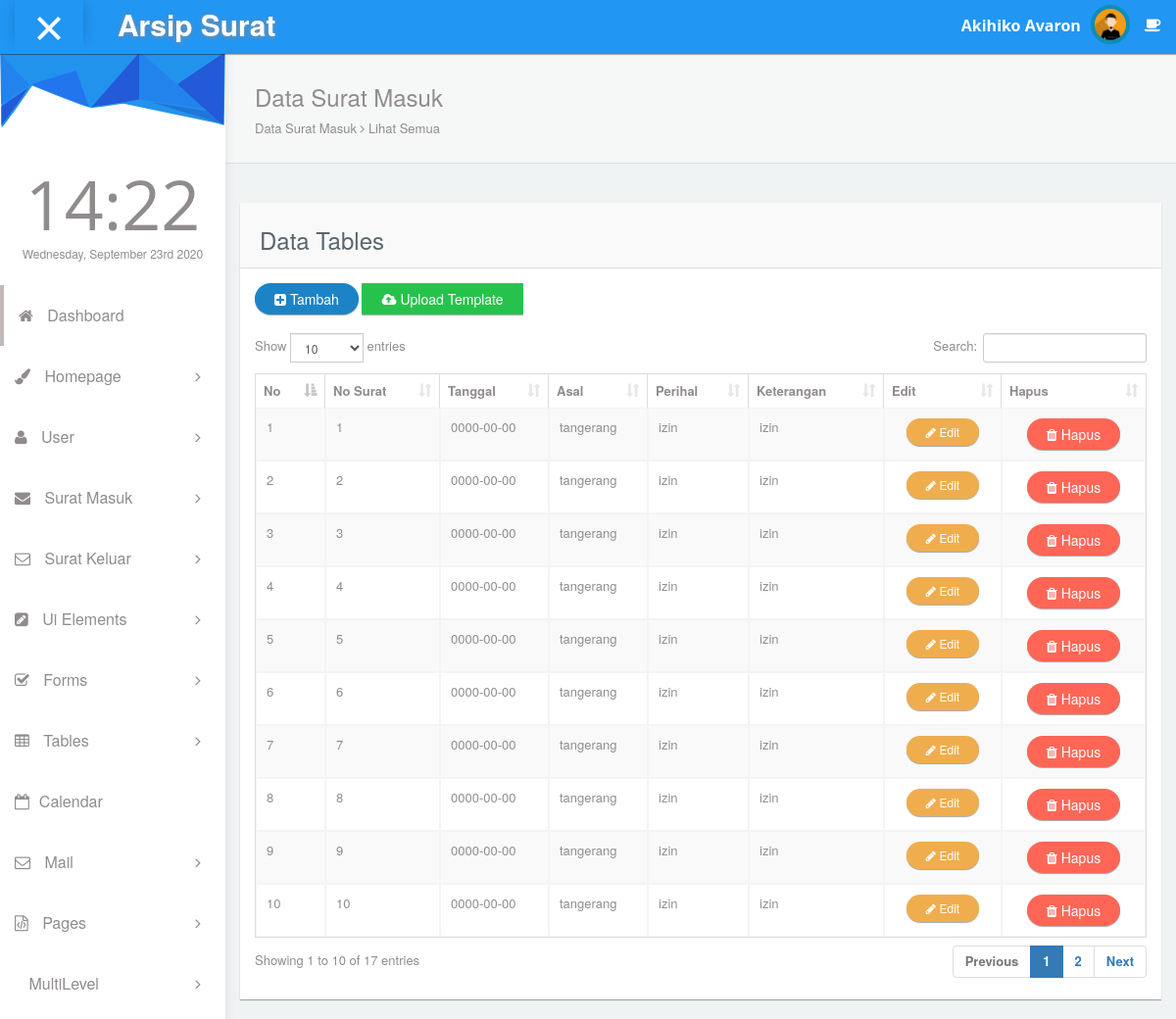
Screenshot of /list.surat.masuk.php with the database file from the repository.
### tables this page shows
CREATE TABLE `surat` (
  `id_surat` int(5) NOT NULL,
  `jenis` varchar(15) NOT NULL,
  `kode` varchar(10) DEFAULT NULL,
  `pengirim` varchar(20) DEFAULT NULL,
  `penerima` varchar(50) DEFAULT NULL,
  `asal` varchar(50) DEFAULT NULL,
  `keterangan` varchar(20) DEFAULT NULL,
  `kategori` varchar(10) NOT NULL,
  `tgl_terima` date DEFAULT NULL,
  `waktu_terima` varchar(13) DEFAULT NULL,
  `perihal` text,
  `nomor` varchar(10) DEFAULT NULL,
  `tgl_kirim` date DEFAULT NULL,
  `tgl_post` varchar(15) DEFAULT NULL,
  `waktu_post` varchar(13) DEFAULT NULL,
  `foto` varchar(100) DEFAULT NULL,
  `dokumen` varchar(100) NOT NULL
);

### list.surat.masuk.php (the view, shortened to what this page needs)
<!DOCTYPE html>
<html lang="en">
<head>
  <link rel="stylesheet" type="text/css" href="asset/css/bootstrap.min.css">
  <link rel="stylesheet" type="text/css" href="asset/css/plugins/font-awesome.min.css"/>
  <link rel="stylesheet" type="text/css" href="asset/css/plugins/datatables.bootstrap.min.css"/>
  <link rel="stylesheet" type="text/css" href="asset/css/plugins/animate.min.css"/>
  <link href="asset/css/style.css" rel="stylesheet">
    </head>
    <body id="mimin" class="dashboard">
      <nav class="navbar navbar-default header navbar-fixed-top">
        <div class="col-md-12 nav-wrapper">
          <div class="navbar-header" style="width:100%;">
            <div class="opener-left-menu is-open">
              <span class="bottom"></span>
            </div>
            <a href="index.php" class="navbar-brand">
             <b>Arsip Surat</b>
           </a>
           <ul class="nav navbar-nav navbar-right user-nav">
            <li class="user-name"><span>Akihiko Avaron</span></li>
            <li class="dropdown avatar-dropdown">
             <img src="asset/img/avatar.jpg" class="img-circle avatar" alt="user name" data-toggle="dropdown" aria-haspopup="true" aria-expanded="true"/>
          </li>
          <li ><a href="#" class="opener"><span class="fa fa-coffee"></span></a></li>
        </ul>
      </div>
    </div>
  </nav>
  <div class="container-fluid mimin-wrapper">
    <?php include 'page/side_menu.php';?>
        <div id="content">
         <div class="panel box-shadow-none content-header">
          <div class="panel-body">
            <div class="col-md-12">
              <h3 class="animated fadeInLeft">Data Surat Masuk</h3>
              <p class="animated fadeInDown">
                Data Surat Masuk <span class="fa-angle-right fa"></span> Lihat Semua
              </p>
            </div>
          </div>
        </div>
        <div class="col-md-12 top-20 padding-0">
          <div class="col-md-12">
            <div class="panel">
              <div class="panel-heading"><h3>Data Tables</h3></div>
              <div class="panel-body">
                <button data-toggle="modal" data-target="#exampleModalLabel" class="btn btn-primary btn-round" ><i class="fa fa-plus-square"></i> Tambah</button>
                    <button data-toggle="modal" data-target="#uploadfile" class="btn btn-success"><i class="fa fa-cloud-upload"></i> Upload Template</button>
                  <br>
                  <br>
                <div class="responsive-table">
                  <table id="datatables-example" class="table table-striped table-bordered" width="100%" cellspacing="0">
                    <thead>
                      <tr>
                    <th>No</th>
                    <th>No Surat</th>
                    <th>Tanggal</th>
                    <th>Asal</th>
                    <th>Perihal</th>
                    <th>Keterangan</th>
                    <th>Edit</th>
                    <th>Hapus</th>
                      </tr>
                    </thead>
                    <tbody>
                     <?php
                     include 'koneksi.php';
                     $no = 1;
                     $data = mysqli_query($koneksi,"SELECT * FROM surat where jenis ='surat-masuk'");
                     while($d = mysqli_fetch_array($data)){
                      ?>
                      <tr>
                     <td><?php echo $no++ ;?></td>
                      <td><?php echo $d['nomor']; ?></td>
                      <td><?php echo $d['tgl_terima']; ?></td>
                      <td><?php echo $d['asal']; ?></td>
                       <td><?php echo $d['perihal']; ?></td>
                        <td><?php echo $d['keterangan']; ?></td>
                          <td align="center"><a href="#" data-id="<?php echo $d['id_surat']; ?>"class="btn btn-round btn-detail btn-warning btn-sm"data-toggle="modal" data-target="#detailPesan"><i class="fa fa-pencil"></i> Edit</a></td>
                        <td align="center"><a onclick="if(confirm('Apakah anda yakin ingin menghapus data ini ?')){ location.href='crud/hapus_surat_masuk.php?id_surat=<?php echo $d['id_surat']; ?>' }" class="btn btn-round btn-danger"><i class="fa fa-trash"></i> Hapus</a></td>
                      <?php
                  }
                  ?>
                      </tr>
                    </tbody>
                </table>
              </div>
            </div>
          </div>
        </div>
      </div>
    </div>
 </div>
</body>
</html>

### page/side_menu.php (shortened to what this page needs)
<div id="left-menu">
    <div class="sub-left-menu scroll">
      <ul class="nav nav-list">
          <li><div class="left-bg"></div></li>
          <li class="time">
            <h1 class="animated fadeInLeft">21:00</h1>
            <p class="animated fadeInRight">Sat,October 1st 2029</p>
          </li>
          <li class="active ripple">
            <a href="index.php"><span class="fa-home fa"></span> Dashboard
            </a>
          </li>
          <li class="ripple">
            <a class="tree-toggle nav-header">
              <span class="fa fa-paint-brush"></span> Homepage
              <span class="fa-angle-right fa right-arrow text-right"></span>
            </a>
          </li>
          <li class="ripple">
            <a class="tree-toggle nav-header">
              <span class="fa fa-user"></span> User
              <span class="fa-angle-right fa right-arrow text-right"></span>
            </a>
          </li>
            <li class="ripple">
            <a class="tree-toggle nav-header">
              <span class="fa fa-envelope"></span> Surat Masuk
              <span class="fa-angle-right fa right-arrow text-right"></span>
            </a>
          </li>
               <li class="ripple">
            <a class="tree-toggle nav-header">
              <span class="fa fa-envelope-o"></span> Surat Keluar
              <span class="fa-angle-right fa right-arrow text-right"></span>
            </a>
          </li>
          <li class="ripple"><a class="tree-toggle nav-header">
          <span class="fa fa-pencil-square"></span> Ui Elements  <span class="fa-angle-right fa right-arrow text-right"></span> </a>
          </li>
          <li class="ripple"><a class="tree-toggle nav-header"><span class="fa fa-check-square-o"></span> Forms  <span class="fa-angle-right fa right-arrow text-right"></span> </a>
          </li>
          <li class="ripple"><a class="tree-toggle nav-header"><span class="fa fa-table"></span> Tables  <span class="fa-angle-right fa right-arrow text-right"></span> </a>
          </li>
          <li class="ripple"><a href="calendar.html"><span class="fa fa-calendar-o"></span>Calendar</a></li>
          <li class="ripple"><a class="tree-toggle nav-header"><span class="fa fa-envelope-o"></span> Mail <span class="fa-angle-right fa right-arrow text-right"></span> </a>
          </li>
          <li class="ripple"><a class="tree-toggle nav-header"><span class="fa fa-file-code-o"></span> Pages  <span class="fa-angle-right fa right-arrow text-right"></span> </a>
          </li>
          <li class="ripple"><a class="tree-toggle nav-header"><span class="fa "></span> MultiLevel  <span class="fa-angle-right fa right-arrow text-right"></span> </a>
          </li>
          <li><a href="credits.html">Credits</a></li>
        </ul>
      </div>
  </div>

### rows the page displays
surat: nomor "1", tgl_terima "0000-00-00", asal "tangerang", perihal "izin", keterangan "izin"
surat: nomor "2", tgl_terima "0000-00-00", asal "tangerang", perihal "izin", keterangan "izin"
surat: nomor "3", tgl_terima "0000-00-00", asal "tangerang", perihal "izin", keterangan "izin"
surat: nomor "4", tgl_terima "0000-00-00", asal "tangerang", perihal "izin", keterangan "izin"
surat: nomor "5", tgl_terima "0000-00-00", asal "tangerang", perihal "izin", keterangan "izin"
surat: nomor "6", tgl_terima "0000-00-00", asal "tangerang", perihal "izin", keterangan "izin"
surat: nomor "7", tgl_terima "0000-00-00", asal "tangerang", perihal "izin", keterangan "izin"
surat: nomor "8", tgl_terima "0000-00-00", asal "tangerang", perihal "izin", keterangan "izin"
surat: nomor "9", tgl_terima "0000-00-00", asal "tangerang", perihal "izin", keterangan "izin"
surat: nomor "10", tgl_terima "0000-00-00", asal "tangerang", perihal "izin", keterangan "izin"
